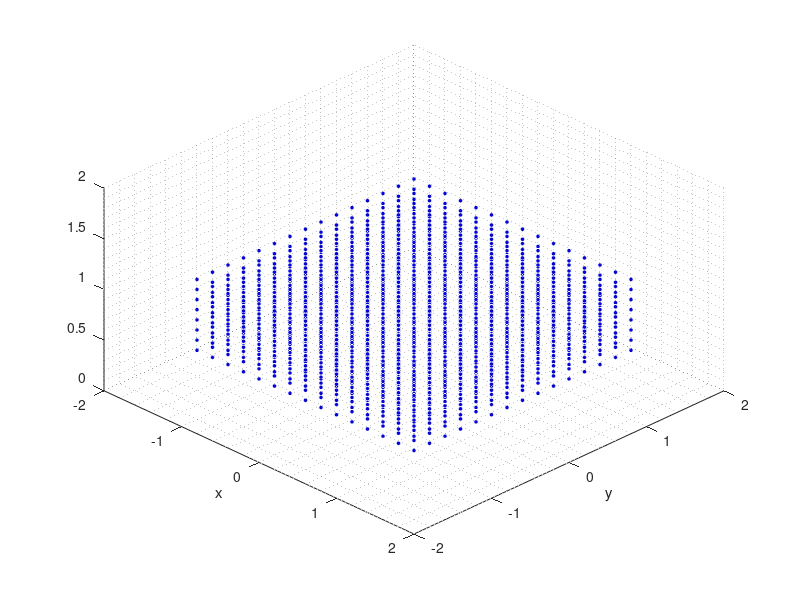

MATLAB code to generate this figure:
clc, clear, close all
% =====================================================================
% Configuration
% =====================================================================
bed = [-1.4 , 1.4, -1.4, 1.4, 0.4, 1.1];
step   = 0.2;   % paso horizontal en X e Y [m]
step_H = 0.1;   % paso vertical en altura Z [m] (configurable, independiente de step)

graph = 1; % 1:yes, 0:no
save = 1; 
axis_pattern = 0;   % 1: eje y
                    % 0: eje x
random_flag = 0;
random_points = 20;

number_repetition = 1;
% =====================================================================
% =====================================================================

if random_flag==0
    [TbX,TbY] = meshgrid(bed(1):step:bed(2), bed(3):step:bed(4));
    
    % Invertir TbY
    TbY(:,2:2:end) = TbY(end:-1:1,2:2:end);
    
    if axis_pattern==1
        x = reshape(TbX,[numel(TbX),1]);
        y = reshape(TbY,[numel(TbY),1]);
    else
        y = reshape(TbX,[numel(TbX),1]);
        x = reshape(TbY,[numel(TbY),1]);
    end

else
    x_min_cm = bed(1)*100;
    x_max_cm = bed(2)*100;
    y_min_cm = bed(3)*100;
    y_max_cm = bed(4)*100;
    x = randi([x_min_cm, x_max_cm],random_points,1)/100; 
    y = randi([y_min_cm, y_max_cm],random_points,1)/100; 
end

data=[];
for i=1:numel(x)
    for j=1:number_repetition
        data = [data; x(i), y(i), bed(5), 0];
    end
end

% Funciona bien pero es para 3D con alturas distintas
data=[];
ii=0;
for k = bed(6):-step_H:bed(5)

    % Agregar los "0" ya que aun no se han registrado.
    if(mod(ii,2)==0)
        data = [data; x, y, k*ones(size(x)), zeros(size(x))];
        ii=ii+1;
    else
        data = [data; x(end:-1:1), y(end:-1:1), k*ones(size(x)), zeros(size(x))];
        ii=ii+1;
    end

end

%%

% Graficar
fprintf("Nro of points: %d \n",length(data))
if(graph)
    figure(1)
    axis([-2, 2, -2, 2, 0, 2])
    view(45,45)
    grid minor
    xlabel('x')
    ylabel('y')
    hold on
    
    for i=1: size(data,1)
        plot3(data(i,1),data(i,2),data(i,3),'ob','MarkerFaceColor','b','MarkerSize',2)
        % pause(0.02)
    end
    
end



% Escribir los datos en un archivo de texto
if (save)
    dlmwrite('positions3D.txt', data, 'delimiter', ' ');
    fprintf("Generacion de datos exitoso \n")
end
